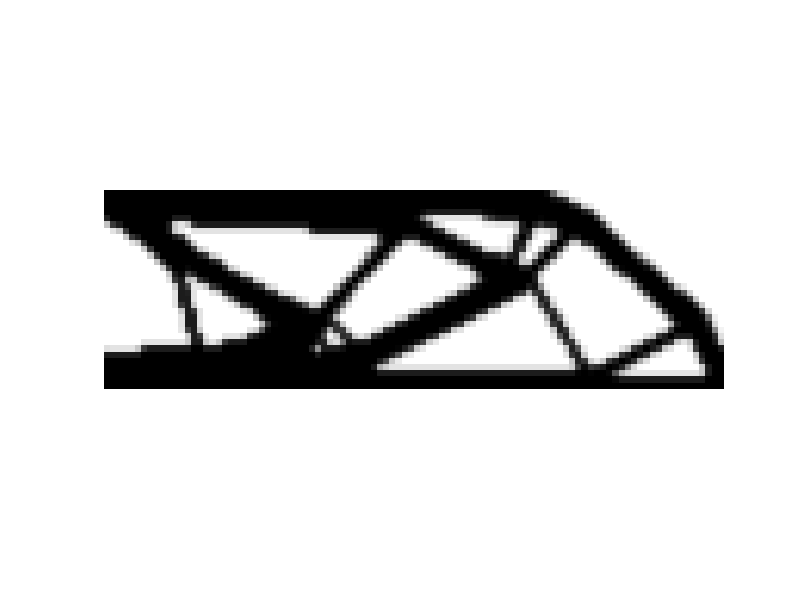

Source code (MATLAB):

%%%% AN 88 LINE TOPOLOGY OPTIMIZATION CODE %%%%
% function top88(nelx,nely,volfrac,penal,rmin,ft)
% top88(100,100,0.5,1,1,2)

nelx=100;nely=32;volfrac=0.5;penal=3;rmin=1.25;ft=2;
%% MATERIAL PROPERTIES
E0 = 1;
Emin = 1e-9;
nu = 0.3;
%% PREPARE FINITE ELEMENT ANALYSIS
A11 = [12 3 -6 -3; 3 12 3 0; -6 3 12 -3; -3 0 -3 12];
A12 = [-6 -3 0 3; -3 -6 -3 -6; 0 -3 -6 3; 3 -6 3 -6];
B11 = [-4 3 -2 9; 3 -4 -9 4; -2 -9 -4 -3; 9 4 -3 -4];
B12 = [ 2 -3 4 -9; -3 2 9 -2; 4 9 2 3; -9 -2 3 2];
KE = 1/(1-nu^2)/24*([A11 A12;A12' A11]+nu*[B11 B12;B12' B11]);
nodenrs = reshape(1:(1+nelx)*(1+nely),1+nely,1+nelx);
edofVec = reshape(2*nodenrs(1:end-1,1:end-1)+1,nelx*nely,1);
edofMat = repmat(edofVec,1,8)+repmat([0 1 2*nely+[2 3 0 1] -2 -1],nelx*nely,1);
iK = reshape(kron(edofMat,ones(8,1))',64*nelx*nely,1);
jK = reshape(kron(edofMat,ones(1,8))',64*nelx*nely,1);
% DEFINE LOADS AND SUPPORTS (HALF MBB-BEAM)
F = sparse(2,1,-1,2*(nely+1)*(nelx+1),1);
U = zeros(2*(nely+1)*(nelx+1),1);
fixeddofs = union([1:2:2*(nely+1)],[2*(nelx+1)*(nely+1)]);
alldofs = [1:2*(nely+1)*(nelx+1)];
freedofs = setdiff(alldofs,fixeddofs);
%% PREPARE FILTER
iH = ones(nelx*nely*(2*(ceil(rmin)-1)+1)^2,1);
jH = ones(size(iH));
sH = zeros(size(iH));
k = 0;
for i1 = 1:nelx
    for j1 = 1:nely
        e1 = (i1-1)*nely+j1;
        for i2 = max(i1-(ceil(rmin)-1),1):min(i1+(ceil(rmin)-1),nelx)
            for j2 = max(j1-(ceil(rmin)-1),1):min(j1+(ceil(rmin)-1),nely)
                e2 = (i2-1)*nely+j2;
                k = k+1;
                iH(k) = e1;
                jH(k) = e2;
                sH(k) = max(0,rmin-sqrt((i1-i2)^2+(j1-j2)^2));
            end
        end
    end
end
H = sparse(iH,jH,sH);
Hs = sum(H,2);
%% INITIALIZE ITERATION
x = repmat(volfrac,nely,nelx);
xPhys = x;
loop = 0;
change = 1;
%% START ITERATION
while change > 0.01
    loop = loop + 1;
    %% FE-ANALYSIS
    sK = reshape(KE(:)*(Emin+xPhys(:)'.^penal*(E0-Emin)),64*nelx*nely,1);
    K = sparse(iK,jK,sK); K = (K+K')/2;
    U(freedofs) = K(freedofs,freedofs)\F(freedofs);
    %% OBJECTIVE FUNCTION AND SENSITIVITY ANALYSIS
    ce = reshape(sum((U(edofMat)*KE).*U(edofMat),2),nely,nelx);
    c = sum(sum((Emin+xPhys.^penal*(E0-Emin)).*ce)); disp(['compliance = ' num2str(c)])
    dc = -penal*(E0-Emin)*xPhys.^(penal-1).*ce;
    dv = ones(nely,nelx);
    %% FILTERING/MODIFICATION OF SENSITIVITIES
    if ft == 1
        dc(:) = H*(x(:).*dc(:))./Hs./max(1e-3,x(:));
    elseif ft == 2
        dc(:) = H*(dc(:)./Hs);
        dv(:) = H*(dv(:)./Hs);
    end
    %% OPTIMALITY CRITERIA UPDATE OF DESIGN VARIABLES AND PHYSICAL DENSITIES
    l1 = 0; l2 = 1e9; move = 0.2;
    while (l2-l1)/(l1+l2) > 1e-3
        lmid = 0.5*(l2+l1);
        xnew = max(0,max(x-move,min(1,min(x+move,x.*sqrt(-dc./dv/lmid)))));
        if ft == 1
            xPhys = xnew;
        elseif ft == 2
            xPhys(:) = (H*xnew(:))./Hs;
        end
        if sum(xPhys(:)) > volfrac*nelx*nely, l1 = lmid; else l2 = lmid; end
    end
    change = max(abs(xnew(:)-x(:)));
    x = xnew;
    %% PRINT RESULTS
%     fprintf(' It.:%5i Obj.:%11.4f Vol.:%7.3f ch.:%7.3f\n',loop,c, mean(xPhys(:)),change);
    %% PLOT DENSITIES
    colormap(gray); imagesc(1-xPhys); caxis([0 1]); axis equal; axis off; drawnow;
    c
end




% end









